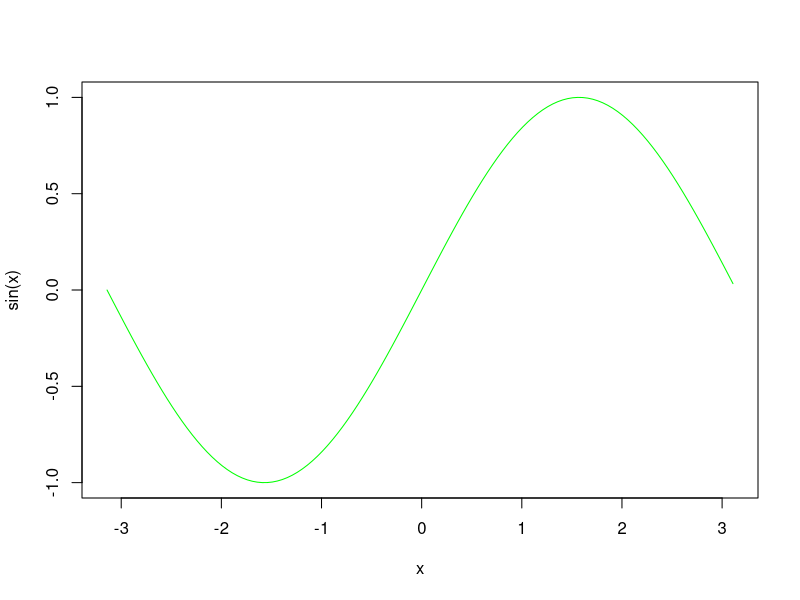

Recreate this plot in R.
x <- seq(-pi, pi, 0.05)
x11(width = 24.3, height = 8)
plot(x, sin(x), type = "l", xlab = "x", ylab = "sin(x)", col = "green")
